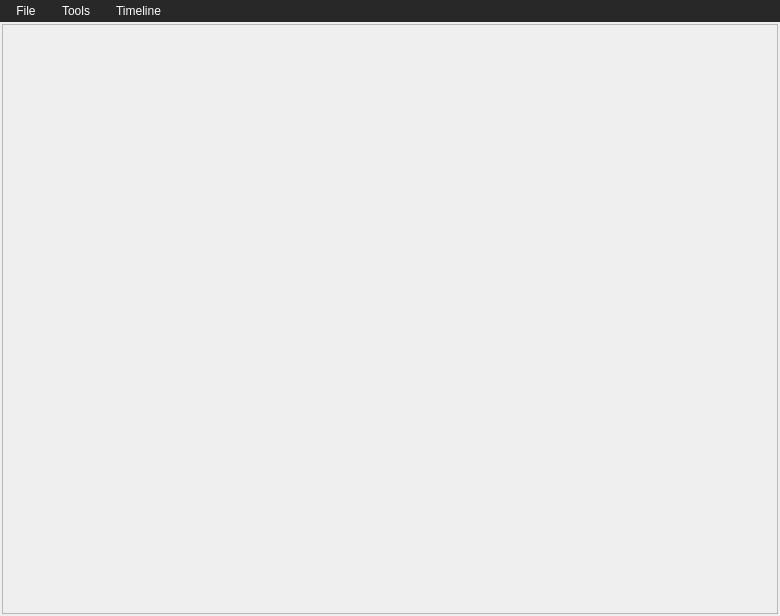
<?xml version="1.0" encoding="UTF-8"?>
<ui version="4.0">
 <class>NestWindow</class>
 <widget class="QMainWindow" name="NestWindow">
  <property name="geometry">
   <rect>
    <x>0</x>
    <y>0</y>
    <width>780</width>
    <height>616</height>
   </rect>
  </property>
  <property name="windowTitle">
   <string>LiSyQ - Nest.in v1.2 (Linux Edition)</string>
  </property>
  <property name="documentMode">
   <bool>false</bool>
  </property>
  <property name="unifiedTitleAndToolBarOnMac">
   <bool>false</bool>
  </property>
  <widget class="QWidget" name="centralwidget">
   <layout class="QVBoxLayout" name="verticalLayout">
    <property name="spacing">
     <number>2</number>
    </property>
    <property name="leftMargin">
     <number>2</number>
    </property>
    <property name="topMargin">
     <number>2</number>
    </property>
    <property name="rightMargin">
     <number>2</number>
    </property>
    <property name="bottomMargin">
     <number>2</number>
    </property>
    <item>
     <widget class="QFrame" name="mainFrame">
      <property name="minimumSize">
       <size>
        <width>0</width>
        <height>25</height>
       </size>
      </property>
      <property name="frameShape">
       <enum>QFrame::Shape::StyledPanel</enum>
      </property>
      <property name="frameShadow">
       <enum>QFrame::Shadow::Raised</enum>
      </property>
     </widget>
    </item>
   </layout>
  </widget>
  <widget class="QMenuBar" name="menubar">
   <property name="geometry">
    <rect>
     <x>0</x>
     <y>0</y>
     <width>780</width>
     <height>26</height>
    </rect>
   </property>
   <property name="styleSheet">
    <string notr="true">QMenuBar {
    background-color: #282828;
    color: #fefeff;
}

QMenuBar::item {
    background-color: transparent;
    color: #fefeff;
    padding: 4px 10px;
	cursor:pointer;
}

QMenuBar::item:selected {
    background-color: #3e3e3e;
    color: #ffffff;
}

QMenuBar::item:pressed {
    background-color: #505050;
    color: #ffffff;
}</string>
   </property>
   <property name="defaultUp">
    <bool>false</bool>
   </property>
   <property name="nativeMenuBar">
    <bool>false</bool>
   </property>
   <widget class="QMenu" name="menuFIle">
    <property name="title">
     <string>File</string>
    </property>
    <addaction name="actionOpen"/>
    <addaction name="actionSettings_and_Option"/>
    <addaction name="actionSave"/>
    <addaction name="actionSave_As"/>
   </widget>
   <widget class="QMenu" name="menuTools">
    <property name="title">
     <string>Tools</string>
    </property>
    <addaction name="actionPort_Configuration"/>
   </widget>
   <widget class="QMenu" name="menuTimeline">
    <property name="title">
     <string>Timeline</string>
    </property>
    <addaction name="actionSequence_File"/>
   </widget>
   <addaction name="menuFIle"/>
   <addaction name="menuTools"/>
   <addaction name="menuTimeline"/>
  </widget>
  <action name="actionNew">
   <property name="text">
    <string>New</string>
   </property>
  </action>
  <action name="actionOpen">
   <property name="text">
    <string>Open</string>
   </property>
  </action>
  <action name="actionSettings_and_Option">
   <property name="text">
    <string>Settings and Option</string>
   </property>
  </action>
  <action name="actionSave">
   <property name="text">
    <string>Save</string>
   </property>
  </action>
  <action name="actionSave_As">
   <property name="text">
    <string>Save As</string>
   </property>
  </action>
  <action name="actionPort_Configuration">
   <property name="text">
    <string>Port Configuration</string>
   </property>
  </action>
  <action name="actionDMX_Config_Patcher">
   <property name="text">
    <string>DMX Config Patcher</string>
   </property>
  </action>
  <action name="actionImport_Templates">
   <property name="text">
    <string>Import Templates</string>
   </property>
  </action>
  <action name="actionPlugin_Manager">
   <property name="text">
    <string>Plugin Manager</string>
   </property>
  </action>
  <action name="actionSequence_File">
   <property name="text">
    <string>Add a Sequence File</string>
   </property>
  </action>
 </widget>
 <resources/>
 <connections/>
</ui>
